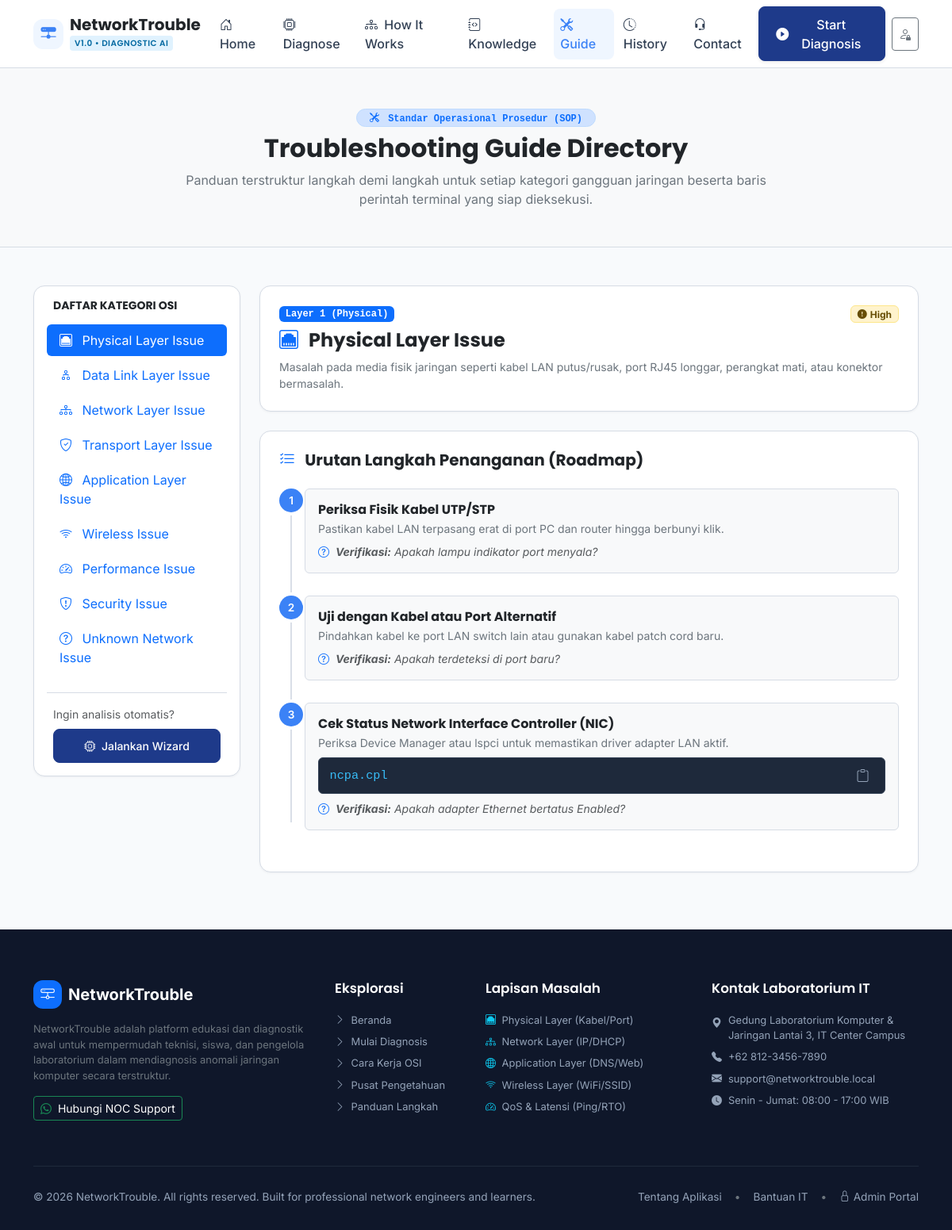
Screenshot of /troubleshooting.php with the database file from the repository.
### tables this page shows
CREATE TABLE `network_categories` (
  `id` INT UNSIGNED AUTO_INCREMENT PRIMARY KEY,
  `name` VARCHAR(100) NOT NULL,
  `slug` VARCHAR(100) NOT NULL UNIQUE,
  `description` TEXT NOT NULL,
  `osi_layer` VARCHAR(50) NOT NULL,
  `severity_default` ENUM('Low', 'Medium', 'High', 'Critical') NOT NULL DEFAULT 'Medium',
  `icon` VARCHAR(50) NOT NULL DEFAULT 'bi-hdd-network',
  `status` ENUM('active', 'inactive') NOT NULL DEFAULT 'active',
  `created_at` DATETIME NOT NULL DEFAULT CURRENT_TIMESTAMP
);

CREATE TABLE `troubleshooting_steps` (
  `id` INT UNSIGNED AUTO_INCREMENT PRIMARY KEY,
  `category_id` INT UNSIGNED NOT NULL,
  `step_number` INT NOT NULL DEFAULT 1,
  `title` VARCHAR(150) NOT NULL,
  `description` TEXT NOT NULL,
  `command` VARCHAR(255) NULL,
  `platform` ENUM('both', 'windows', 'linux', 'gui') NOT NULL DEFAULT 'both',
  `verification_question` VARCHAR(255) NULL,
  `created_at` DATETIME NOT NULL DEFAULT CURRENT_TIMESTAMP
);

CREATE TABLE `contact_settings` (
  `id` INT UNSIGNED AUTO_INCREMENT PRIMARY KEY,
  `contact_name` VARCHAR(100) NOT NULL DEFAULT 'IT Support & Network NOC',
  `phone` VARCHAR(30) NOT NULL DEFAULT '+62 812-3456-7890',
  `email` VARCHAR(100) NOT NULL DEFAULT 'support@networktrouble.local',
  `address` TEXT NULL,
  `working_hours` VARCHAR(100) NOT NULL DEFAULT 'Senin - Jumat: 08:00 - 17:00 WIB',
  `whatsapp` VARCHAR(30) NOT NULL DEFAULT '6281234567890',
  `updated_at` DATETIME NOT NULL DEFAULT CURRENT_TIMESTAMP ON UPDATE CURRENT_TIMESTAMP
);

### troubleshooting.php (the view, shortened to what the rows shown need)
<?php
require_once __DIR__ . '/config/app.php';
require_once __DIR__ . '/includes/functions.php';
require_once __DIR__ . '/includes/classification_engine.php';
$categories = NetworkClassificationEngine::getCategories();
$guideData = [];
foreach ($categories as $catId => $cat) {
    $steps = NetworkClassificationEngine::getTroubleshootingSteps($catId);
    $cmds = NetworkClassificationEngine::getCommandsForCategory($catId);
    $guideData[$catId] = [
        'info'  => $cat,
        'steps' => $steps,
        'cmds'  => $cmds
    ];
}
require_once __DIR__ . '/includes/header.php';
?>
<div class="py-5 bg-light border-bottom">
    <div class="container">
        <div class="row justify-content-center text-center">
            <div class="col-lg-8">
                <h1 class="h2 fw-bold text-dark mb-2">Troubleshooting Guide Directory</h1>
            </div>
        </div>
    </div>
</div>
<div class="py-5">
    <div class="container">
        <div class="row g-4">
            <div class="col-lg-3">
                <div class="nt-card p-3 sticky-top" style="top: 90px; z-index: 10;">
                    <div class="nav flex-column nav-pills gap-1" id="v-pills-tab" role="tablist" aria-orientation="vertical">
                        <?php $first = true; foreach ($categories as $catId => $cat): ?>
                        <button class="nav-link text-start py-2 px-3 small <?= $first ? 'active' : ''; ?>" id="tab-btn-<?= $catId; ?>" data-bs-toggle="pill" data-bs-target="#tab-pane-<?= $catId; ?>" type="button" role="tab">
                            <i class="bi <?= htmlspecialchars($cat['icon']); ?> me-2"></i>
                            <?= htmlspecialchars($cat['name']); ?>
                        </button>
                        <?php $first = false; endforeach; ?>
                    </div>
                </div>
            </div>
            <div class="col-lg-9">
                <div class="tab-content" id="v-pills-tabContent">
                    <?php $first = true; foreach ($guideData as $catId => $data): ?>
                    <div class="tab-pane fade <?= $first ? 'show active' : ''; ?>" id="tab-pane-<?= $catId; ?>" role="tabpanel">
                        <div class="nt-card p-4 mb-4">
                            <div class="d-flex align-items-center justify-content-between mb-2">
                                <span class="badge bg-primary font-monospace"><?= htmlspecialchars($data['info']['osi_layer']); ?></span>
                                <?= get_severity_badge($data['info']['severity_default']); ?>
                            </div>
                            <h3 class="h4 fw-bold text-dark mb-2">
                                <i class="bi <?= htmlspecialchars($data['info']['icon']); ?> text-primary me-2"></i>
                                <?= htmlspecialchars($data['info']['name']); ?>
                            </h3>
                            <p class="text-secondary small mb-0">
                                <?= htmlspecialchars($data['info']['description']); ?>
                            </p>
                        </div>
                        <div class="nt-card p-4 mb-4">
                            <h5 class="fw-bold text-dark mb-4">
                                <i class="bi bi-list-check text-primary me-2"></i> Urutan Langkah Penanganan (Roadmap)
                            </h5>
                            <?php if (!empty($data['steps'])): ?>
                                <div class="roadmap-timeline">
                                    <?php foreach ($data['steps'] as $idx => $st): ?>
                                    <div class="roadmap-item">
                                        <div class="roadmap-badge"><?= $idx + 1; ?></div>
                                        <div class="card p-3 border shadow-none bg-light">
                                            <h6 class="fw-bold text-dark mb-1"><?= htmlspecialchars($st['title']); ?></h6>
                                            <p class="text-secondary small mb-2"><?= htmlspecialchars($st['description']); ?></p>
                                            <?php if (!empty($st['command'])): ?>
                                            <div class="command-line mb-2">
                                                <code><?= htmlspecialchars($st['command']); ?></code>
                                                <button type="button" class="copy-btn" data-copy="<?= htmlspecialchars($st['command']); ?>" title="Salin Perintah">
                                                    <i class="bi bi-clipboard"></i>
                                                </button>
                                            </div>
                                            <?php endif; ?>
                                            <?php if (!empty($st['verification_question'])): ?>
                                            <div class="small text-muted fst-italic">
                                                <i class="bi bi-question-circle me-1 text-primary"></i> <strong>Verifikasi:</strong> <?= htmlspecialchars($st['verification_question']); ?>
                                            </div>
                                            <?php endif; ?>
                                        </div>
                                    </div>
                                    <?php endforeach; ?>
                                </div>
                            <?php else: ?>
                                <div class="alert alert-secondary small mb-0">Belum ada langkah khusus yang ditambahkan untuk kategori ini.</div>
                            <?php endif; ?>
                        </div>
                    </div>
                    <?php $first = false; endforeach; ?>
                </div>
            </div>
        </div>
    </div>
</div>
<?php
require_once __DIR__ . '/includes/footer.php';
?>

### includes/functions.php (shortened to what the rows shown need)
<?php
require_once __DIR__ . '/../config/app.php';
function normalize_cms_text(?string $text): string {
    if (strpos($text, '&') !== false) {
        $decoded = html_entity_decode($text, ENT_QUOTES | ENT_HTML5, 'UTF-8');
        return $decoded;
    }
    return $text;
}
function get_contact_info(): array {
    $default = [
        'contact_name'  => 'IT Support & NOC Network',
        'phone'         => '+62 812-3456-7890',
        'email'         => 'support@networktrouble.local',
        'address'       => 'Gedung Laboratorium Komputer & Jaringan, Lantai 3, IT Campus Center',
        'working_hours' => 'Senin - Jumat: 08:00 - 17:00 WIB',
        'whatsapp'      => '6281234567890'
    ];
    $db = get_db();
    if ($db) {
        try {
            $stmt = $db->query("SELECT * FROM contact_settings LIMIT 1");
            $res = $stmt->fetch(PDO::FETCH_ASSOC);
            if ($res) {
                foreach ($res as $k => $v) {
                    if (is_string($v)) {
                        $res[$k] = normalize_cms_text($v);
                    }
                }
                $contact = array_merge($default, $res);
                return $contact;
            }
        } catch (Exception $e) {}
    }
    $contact = $default;
    return $contact;
}
function get_severity_badge(string $severity): string {
    switch (strtolower($severity)) {
        case 'critical':
            return '<span class="badge bg-danger-subtle text-danger border border-danger-subtle px-2 py-1"><i class="bi bi-exclamation-triangle-fill me-1"></i>Critical</span>';
        case 'high':
            return '<span class="badge bg-warning-subtle text-warning-emphasis border border-warning-subtle px-2 py-1"><i class="bi bi-exclamation-circle-fill me-1"></i>High</span>';
        case 'medium':
            return '<span class="badge bg-info-subtle text-info-emphasis border border-info-subtle px-2 py-1"><i class="bi bi-info-circle-fill me-1"></i>Medium</span>';
        case 'low':
        default:
            return '<span class="badge bg-success-subtle text-success border border-success-subtle px-2 py-1"><i class="bi bi-check-circle-fill me-1"></i>Low</span>';
    }
}

### includes/footer.php (shortened to what the rows shown need)
<?php
require_once __DIR__ . '/../config/app.php';
require_once __DIR__ . '/functions.php';
$contact = get_contact_info();
?>
<footer class="nt-footer">
    <div class="container">
        <div class="row g-4">
            <div class="col-lg-3 col-md-6">
                <ul class="list-unstyled small d-flex flex-column gap-2">
                    <li class="d-flex align-items-start gap-2">
                        <i class="bi bi-geo-alt-fill text-primary-light mt-1"></i>
                        <span><?= e($contact['address']); ?></span>
                    </li>
                    <li class="d-flex align-items-center gap-2">
                        <i class="bi bi-telephone-fill text-primary-light"></i>
                        <span><?= e($contact['phone']); ?></span>
                    </li>
                    <li class="d-flex align-items-center gap-2">
                        <i class="bi bi-envelope-fill text-primary-light"></i>
                        <span><?= e($contact['email']); ?></span>
                    </li>
                    <li class="d-flex align-items-center gap-2">
                        <i class="bi bi-clock-fill text-primary-light"></i>
                        <span><?= e($contact['working_hours']); ?></span>
                    </li>
                </ul>
            </div>
        </div>
    </div>
</footer>
</body>
</html>

### rows the page displays
network_categories: name "Physical Layer Issue", osi_layer "Layer 1 (Physical)", severity_default "High" (drawn), description "Masalah pada media fisik jaringan seperti kabel LAN putus/rusak, port RJ45 longgar, perangkat mati, atau konektor bermasalah."
network_categories: name "Data Link Layer Issue"
network_categories: name "Network Layer Issue"
network_categories: name "Transport Layer Issue"
network_categories: name "Application Layer Issue"
network_categories: name "Wireless Issue"
network_categories: name "Performance Issue"
network_categories: name "Security Issue"
network_categories: name "Unknown Network Issue"
troubleshooting_steps: title "Periksa Fisik Kabel UTP/STP", description "Pastikan kabel LAN terpasang erat di port PC dan router hingga berbunyi klik.", verification_question "Apakah lampu indikator port menyala?"
troubleshooting_steps: title "Uji dengan Kabel atau Port Alternatif", description "Pindahkan kabel ke port LAN switch lain atau gunakan kabel patch cord baru.", verification_question "Apakah terdeteksi di port baru?"
troubleshooting_steps: title "Cek Status Network Interface Controller (NIC)", description "Periksa Device Manager atau lspci untuk memastikan driver adapter LAN aktif.", command "ncpa.cpl", verification_question "Apakah adapter Ethernet bertatus Enabled?"
contact_settings: address "Gedung Laboratorium Komputer & Jaringan Lantai 3, IT Center Campus", phone "+62 812-3456-7890", email "support@networktrouble.local", working_hours "Senin - Jumat: 08:00 - 17:00 WIB"

### other values shown
$navBrand "NetworkTrouble"
$navBadge "V1.0 • DIAGNOSTIC AI"
$navBtnText "Start Diagnosis"
